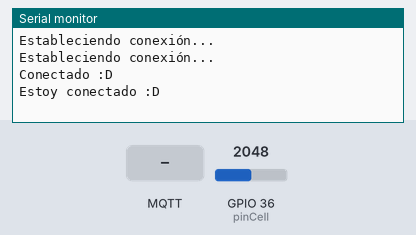
Bench run of a sketch on a simulated ESP32. Parts: the last lines printed to the serial monitor. The test bench sets the inputs (shaded band); at power-on: GPIO 36 (pinCell) = 2048. WiFi joins after 1.5 s; servers stay silent unless stated; no MQTT or app messages arrive unless stated.

Above: at 3.2 s.
3.3 s: MQTT message "1" arrives on the first subscribed topic
At 4.5 s:
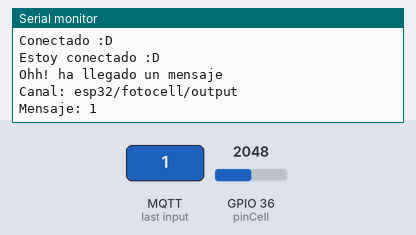
4.8 s: MQTT message "on" arrives on the first subscribed topic
At 5.8 s:
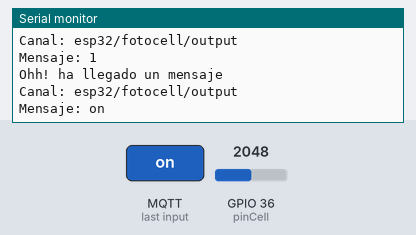
6.3 s: MQTT message "off" arrives on the first subscribed topic
At 6.9 s:
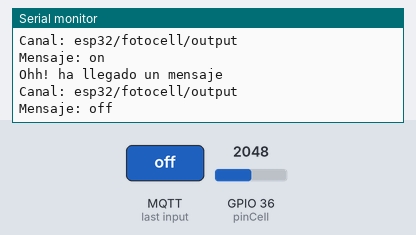

The sketch:

MQTT.ino
```cpp
#include <WiFi.h>
#include <PubSubClient.h>

const char* ssid = "Emprendedores";
const char* password = "AxtVvm13";
const char* mqtt_broker = "192.168.1.197";
const int pinCell = 36;

WiFiClient wifi;
PubSubClient client(wifi);
long lasMsg = 0;
char msg[25];

void connectToNetwork()
{
    WiFi.begin(ssid,password);
    while (WiFi.status() != WL_CONNECTED)
    {
        delay(1000);
        Serial.println("Estableciendo conexión...");
    }
    Serial.println("Conectado :D");
}

void callback(char* topic, byte* message, unsigned int length)
{
    Serial.println("Ohh! ha llegado un mensaje");
    Serial.print("Canal: ");
    Serial.println(topic);
    Serial.print("Mensaje: ");

    String incoming;
    for (int i = 0; i < length; i++)
    {
        Serial.print((char)message[i]);
        incoming += (char)message[i];

        //Parsing variable.toString() ó String(variable)
        //Casting (char)variable ó (float)variable
    }
    Serial.println();

    //AQUI AGREGAR LA LÓGICA
}
void reconnect()
{
    while (!client.connected())
    {
        if (client.connect("ESP32"))
        {
            Serial.println("Estoy conectado :D");
            client.subscribe("esp32/fotocell/output");
        }
        else
        {
            Serial.print("conexión fallida :'/");
            Serial.print(client.state());
            delay(3000);
        }
    }
}

void setup()
{
    Serial.begin(115200);
    connectToNetwork();
    client.setServer(mqtt_broker,1883);
    client.setCallback(callback);
}

void loop ()
{
    if (!client.connected())
    {
        reconnect();
    }
    client.loop();

    long now = millis();
    if (now - lasMsg >3000)
    {
        //Aqui el codigo de lectura de la fotocelda

        char value[8];
        dtostrf(analogRead(pinCell),1, 2, value);
        //dtostrf()
        client.publish("esp32/fotocell/output", value);
    }


}
```

Measured:
- after the input at 3.3 s, the serial monitor: prints a new line at once (image 1)
- after the input at 4.8 s, the serial monitor: prints a new line at once (image 2)
- after the input at 6.3 s, the serial monitor: prints a new line at once (image 3)
